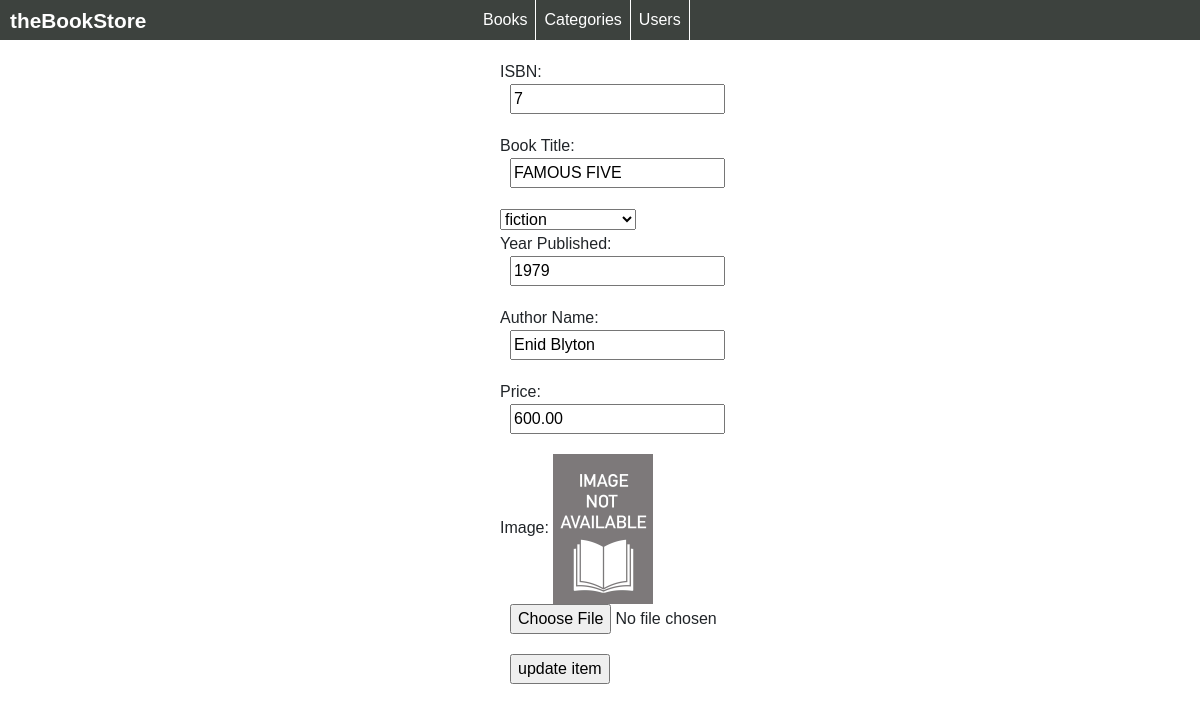
Screenshot of /admin/edit_books.php?book_id=15 with the database file from the repository.
### tables this page shows
CREATE TABLE `books` (
  `book_id` int(100) NOT NULL,
  `book_title` varchar(255) NOT NULL,
  `author_name` varchar(255) NOT NULL,
  `book_price` varchar(255) NOT NULL,
  `book_image` varchar(255) NOT NULL,
  `year_published` year(4) NOT NULL,
  `ISBN` int(50) NOT NULL,
  `cat_id` int(3) NOT NULL
);

### admin/edit_books.php (the view, shortened to what this page needs)
<?php include "../includes/db.php" ?>
<?php
    $global_book_id = $_GET['book_id'];
   $fetchdata = "Select * from books where book_id = '".$global_book_id."'";
  $retrived_result = mysqli_query($connection,$fetchdata);
 $query= "select * from category";
 $select_books = mysqli_query($connection,$query);
?>
<!DOCTYPE html>
<html lang="en">
<head>
    <link rel="stylesheet" href="https://stackpath.bootstrapcdn.com/bootstrap/4.3.1/css/bootstrap.min.css">
</head>
<body>
   <div id="wrapper">
       <div id="header">
           <div id="logo">
               theBookStore
           </div>
           <div id="menuBar">
              <div class="menuItem" id="Books">Books</div>
              <div class="menuItem" id="Categories">Categories</div>
              <div class="menuItem" id="Users">Users</div>
           </div>
       </div>
<form method="post" enctype = "multipart/form-data">
<div class="form-group">
<?php
    while($rowresult = mysqli_fetch_assoc($retrived_result)){
    ?>
 ISBN:
  <input type="text" name="isbn" value="<?php echo $rowresult['ISBN'] ?>"><br>
  Book Title:
  <input type="text" name="book_title" value="<?php echo $rowresult['book_title'] ?>"><br>
  <select name="category">
   <?php
 while($row = mysqli_fetch_assoc($select_books)){
if ( $row['cat_id'] === $rowresult['cat_id'] ) {
  $select_attribute = 'selected';
}
     else {
          $select_attribute = '';
     }
                         ?>
 <option value="<?php echo $row['cat_id'] ?>"  <?php echo $select_attribute;?>><?php echo $row['cat_title']?></option>
<?php   }   ?>
  </select>
  <br>
  Year Published:
  <input type="text" value="<?php echo $rowresult['year_published'] ?>" name="year_published"><br>
  Author Name:
  <input type="text" name="author_name" value="<?php echo $rowresult['author_name'] ?>"><br>
  Price:
  <input type="text" name="book_price" value="<?php echo $rowresult['book_price'] ?>"><br>
  Image:
  <img src="<?php echo $rowresult['book_image'] ?>">
  <input type="file" name="image"><br>
  <?php   }   ?>
  <input type="submit" name="submit" value="update item">
</div>
</form>

### admin/edit_books.php (style rules this page uses)
body { font-family: sans-serif; margin: 0; padding: 0; }
#header { width: 100%; background-color: #3d423e; height: 40px; }
#logo { color: white; font-weight: bold; font-size: 130%; padding: 5px 10px; float: left; }
#menuBar { margin: 0 auto; width: 250px; }
.menuItem { float: left; padding: 8px; color: white; border-right: 1px solid white; }
img { height: 150px; }
.form-group { margin: 20px 500px; }
form input { margin-bottom: 20px; margin-left: 10px; }

### rows the page displays
books: isbn "7", book_title "FAMOUS FIVE", year_published "1979", author_name "Enid Blyton", book_price "600.00", book_image (picture)

### other values shown
form field category "fiction"
